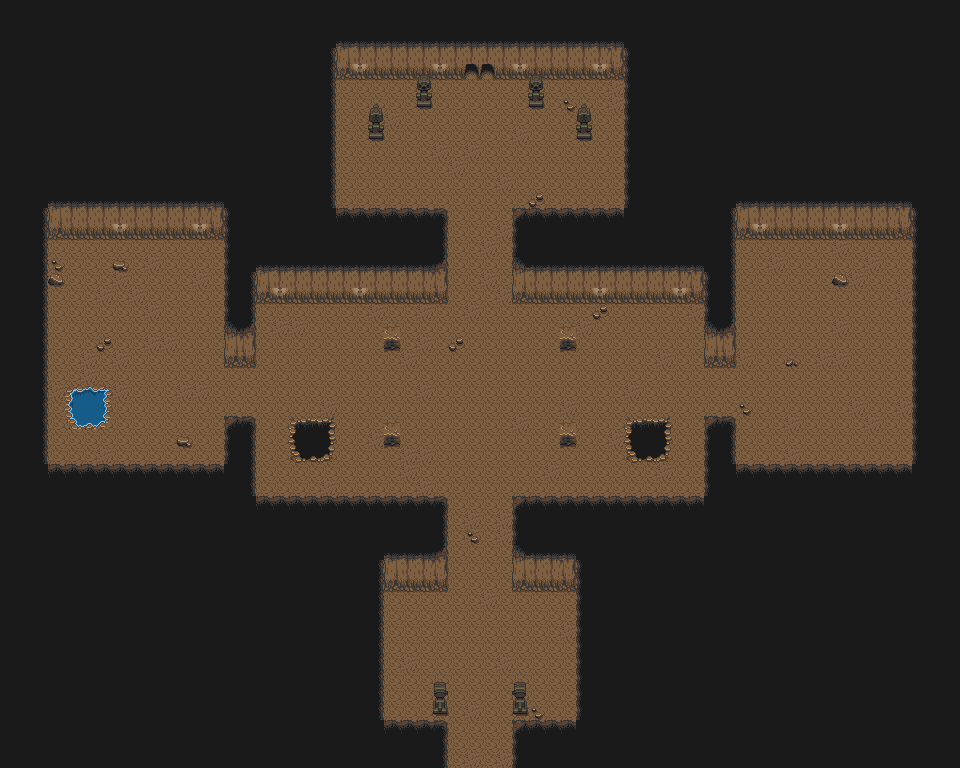

This is a level from a 2D game, rendered from its Tiled map with the project's own tilesets. A one-line summary and the map file follow, with tile-layer data summarised:
An orthogonal 60x48 tile map with 16x16 px tiles, 3 tile layers (Base, Objects, Above) and 66 objects (3x skeleton, 2x eye, down, up, bat, ...).

<map version="1.10" tiledversion="1.12.2" orientation="orthogonal" renderorder="right-down" width="60" height="48" tilewidth="16" tileheight="16" infinite="0" nextlayerid="11" nextobjectid="67">
 <editorsettings>
  <export target="dungeon.lua" format="lua" />
 </editorsettings>
 <properties>
  <property name="ambient" type="float" value="0.55" />
 </properties>
 <tileset firstgid="1" name="cave" tilewidth="16" tileheight="16" tilecount="160" columns="16">
  <image source="_tilesets/cave.png" width="256" height="160" />
 </tileset>
 <layer id="1" name="Base" width="60" height="48">
  <data>[2880 cells, 2880 non-empty, 17 distinct tile ids]</data>
 </layer>
 <layer id="2" name="Objects" width="60" height="48">
  <data>[2880 cells, 65 non-empty, 30 distinct tile ids]</data>
 </layer>
 <layer id="3" name="Above" width="60" height="48">
  <data>[2880 cells, 16 non-empty, 9 distinct tile ids]</data>
 </layer>
 <objectgroup id="4" name="Lights">
  <object id="1" x="360" y="70" width="0" height="0">
   <properties>
    <property name="radius" type="int" value="58" />
    <property name="color" value="1,0.62,0.3" />
   </properties>
  </object>
  <object id="2" x="440" y="70" width="0" height="0">
   <properties>
    <property name="radius" type="int" value="58" />
    <property name="color" value="1,0.62,0.3" />
   </properties>
  </object>
  <object id="3" x="520" y="70" width="0" height="0">
   <properties>
    <property name="radius" type="int" value="58" />
    <property name="color" value="1,0.62,0.3" />
   </properties>
  </object>
  <object id="4" x="600" y="70" width="0" height="0">
   <properties>
    <property name="radius" type="int" value="58" />
    <property name="color" value="1,0.62,0.3" />
   </properties>
  </object>
  <object id="5" x="120" y="230" width="0" height="0">
   <properties>
    <property name="radius" type="int" value="58" />
    <property name="color" value="1,0.62,0.3" />
   </properties>
  </object>
  <object id="6" x="200" y="230" width="0" height="0">
   <properties>
    <property name="radius" type="int" value="58" />
    <property name="color" value="1,0.62,0.3" />
   </properties>
  </object>
  <object id="7" x="760" y="230" width="0" height="0">
   <properties>
    <property name="radius" type="int" value="58" />
    <property name="color" value="1,0.62,0.3" />
   </properties>
  </object>
  <object id="8" x="840" y="230" width="0" height="0">
   <properties>
    <property name="radius" type="int" value="58" />
    <property name="color" value="1,0.62,0.3" />
   </properties>
  </object>
  <object id="9" x="280" y="294" width="0" height="0">
   <properties>
    <property name="radius" type="int" value="58" />
    <property name="color" value="1,0.62,0.3" />
   </properties>
  </object>
  <object id="10" x="360" y="294" width="0" height="0">
   <properties>
    <property name="radius" type="int" value="58" />
    <property name="color" value="1,0.62,0.3" />
   </properties>
  </object>
  <object id="11" x="600" y="294" width="0" height="0">
   <properties>
    <property name="radius" type="int" value="58" />
    <property name="color" value="1,0.62,0.3" />
   </properties>
  </object>
  <object id="12" x="680" y="294" width="0" height="0">
   <properties>
    <property name="radius" type="int" value="58" />
    <property name="color" value="1,0.62,0.3" />
   </properties>
  </object>
  <object id="13" x="480" y="74" width="0" height="0">
   <properties>
    <property name="radius" type="int" value="70" />
    <property name="color" value="0.62,0.3,1" />
   </properties>
  </object>
  <object id="14" x="480" y="760" width="0" height="0">
   <properties>
    <property name="radius" type="int" value="64" />
    <property name="color" value="0.9,0.95,1" />
    <property name="flicker" type="bool" value="false" />
   </properties>
  </object>
 </objectgroup>
 <objectgroup id="5" name="Walls">
  <object id="15" x="0" y="0" width="960" height="48" />
  <object id="16" x="0" y="48" width="464" height="32" />
  <object id="17" x="496" y="48" width="464" height="32" />
  <object id="18" x="0" y="80" width="336" height="160" />
  <object id="19" x="624" y="80" width="336" height="160" />
  <object id="20" x="416" y="96" width="16" height="16" />
  <object id="21" x="528" y="96" width="16" height="16" />
  <object id="22" x="368" y="128" width="16" height="16" />
  <object id="23" x="576" y="128" width="16" height="16" />
  <object id="24" x="336" y="208" width="112" height="96" />
  <object id="25" x="512" y="208" width="112" height="96" />
  <object id="26" x="0" y="240" width="48" height="528" />
  <object id="27" x="224" y="240" width="112" height="64" />
  <object id="28" x="624" y="240" width="112" height="64" />
  <object id="29" x="912" y="240" width="48" height="528" />
  <object id="30" x="112" y="256" width="16" height="16" />
  <object id="31" x="48" y="272" width="16" height="16" />
  <object id="32" x="832" y="272" width="16" height="16" />
  <object id="33" x="224" y="304" width="32" height="64" />
  <object id="34" x="704" y="304" width="32" height="64" />
  <object id="35" x="384" y="336" width="16" height="16" />
  <object id="36" x="560" y="336" width="16" height="16" />
  <object id="37" x="64" y="384" width="48" height="48" />
  <object id="38" x="224" y="416" width="32" height="352" />
  <object id="39" x="288" y="416" width="48" height="48" />
  <object id="40" x="624" y="416" width="48" height="48" />
  <object id="41" x="704" y="416" width="32" height="352" />
  <object id="42" x="176" y="432" width="16" height="16" />
  <object id="43" x="384" y="432" width="16" height="16" />
  <object id="44" x="560" y="432" width="16" height="16" />
  <object id="45" x="48" y="464" width="176" height="304" />
  <object id="46" x="736" y="464" width="176" height="304" />
  <object id="47" x="256" y="496" width="192" height="96" />
  <object id="48" x="512" y="496" width="192" height="96" />
  <object id="49" x="256" y="592" width="128" height="176" />
  <object id="50" x="576" y="592" width="128" height="176" />
  <object id="51" x="432" y="704" width="16" height="64" />
  <object id="52" x="512" y="704" width="16" height="64" />
  <object id="53" x="384" y="720" width="48" height="48" />
  <object id="54" x="528" y="720" width="48" height="48" />
 </objectgroup>
 <objectgroup id="6" name="Transitions">
  <object id="55" name="toVillage" type="down" x="448" y="768" width="64" height="16">
   <properties>
    <property name="destX" type="int" value="704" />
    <property name="destY" type="int" value="1032" />
   </properties>
  </object>
  <object id="56" name="toLair" type="up" x="464" y="32" width="32" height="24">
   <properties>
    <property name="destX" type="int" value="240" />
    <property name="destY" type="int" value="380" />
   </properties>
  </object>
 </objectgroup>
 <objectgroup id="7" name="Spawners">
  <object id="57" name="skeleton" x="352" y="368" width="16" height="16">
   <properties>
    <property name="max" type="int" value="2" />
    <property name="interval" type="int" value="6" />
    <property name="form" type="int" value="1" />
   </properties>
  </object>
  <object id="58" name="skeleton" x="592" y="368" width="16" height="16">
   <properties>
    <property name="max" type="int" value="2" />
    <property name="interval" type="int" value="6" />
    <property name="form" type="int" value="1" />
   </properties>
  </object>
  </objectgroup>
 <objectgroup id="8" name="Chests">
  <!-- 4 objects omitted --></objectgroup>
 <objectgroup id="9" name="Checkpoints">
  <!-- 3 objects omitted --></objectgroup>
 <objectgroup id="10" name="Signs">
  <!-- 2 objects omitted --></objectgroup>
</map>
<!-- 8 of 66 objects omitted -->
